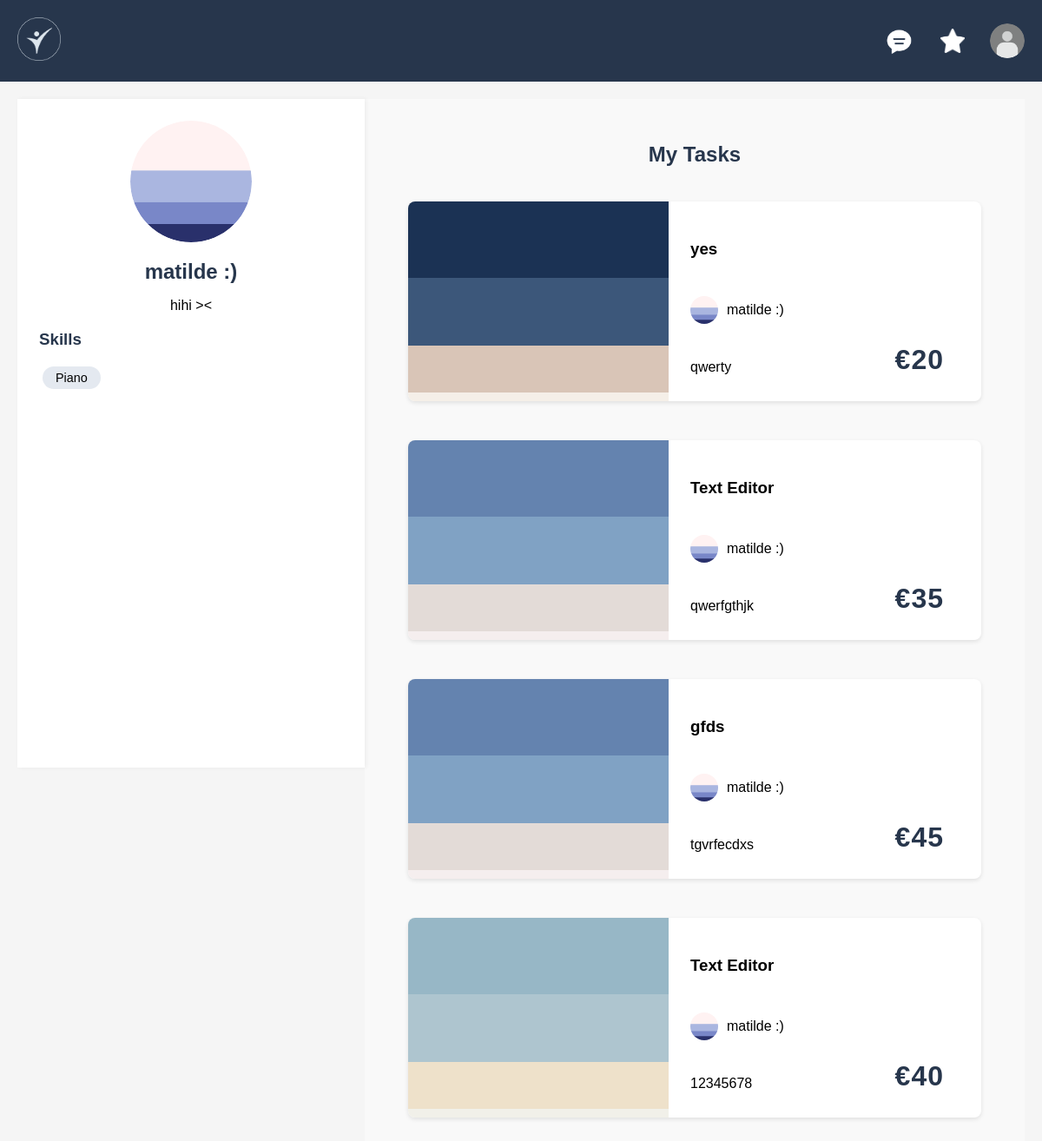
The page /pages/user.php?user=matilde on the database its author committed.
### tables this page shows
CREATE TABLE users (
    username VARCHAR PRIMARY KEY,
    name VARCHAR NOT NULL,
    password VARCHAR NOT NULL,
    email VARCHAR NOT NULL,
    admin_power BOOLEAN,
    task_mode BOOLEAN,
    bio VARCHAR,
    profile_photo VARCHAR(255), 
    skills TEXT,
    money string NOT NULL 
);

CREATE TABLE services (
    id INTEGER PRIMARY KEY AUTOINCREMENT,
    taskname VARCHAR NOT NULL,
    pricing INTEGER NOT NULL,
    delivery_time VARCHAR REFERENCES delivery_time,
    description VARCHAR,
    rating INTEGER,
    Nrating INTEGER,
    category VARCHAR REFERENCES categories,
    user VARCHAR REFERENCES users ON DELETE CASCADE,
    image TEXT
);

### database/user_db.php (called while the page is built, shortened)
<?php
class User {
    public static function get_user($username) {
        $db = Database::getInstance();
        $stmt = $db->prepare('SELECT * FROM users WHERE username = ?');
        $stmt->execute([$username]);
        return $stmt->fetch();
    }
}
?>

### database/service_db.php (called while the page is built, shortened)
<?php
class Service {
    public static function get_services_by_user(string $username): array {
        $db = Database::getInstance();
        $stmt = $db->prepare("SELECT s.*, u.profile_photo as seller_photo, u.name as seller_name,
                               COALESCE(s.taskname, s.description) as task_title,
                               (SELECT COUNT(*) FROM transactions WHERE service_id = s.id) as order_count,
                               s.image as all_images
                            FROM services s
                            JOIN users u ON s.user = u.username
                            WHERE s.user = ?
                            ORDER BY s.id DESC ");
        $stmt->execute([$username]);
        return $stmt->fetchAll();
    }
}
?>

### pages/user.php (the view, shortened to what this page needs)
<?php
require_once(__DIR__ . '/../database/user_db.php');
require_once(__DIR__ . '/../database/service_db.php');
$profileUser = $_GET['user'] ?? $_SESSION['username'] ?? null;
$userData = null;
if ($profileUser) {
    $userData = User::get_user($profileUser);
}
?>
<!DOCTYPE html>
<html lang="en">
    <head>
        <link rel="stylesheet" href="css/style.css">
        <link rel="stylesheet" href="css/user.css">
        <link rel="stylesheet" href="css/gig_card.css">
        </head>
    <body>
    <?php include_once(__DIR__ . '/../components/header.php'); ?>
    <?php
    $profileUser = $_GET['user'] ?? $_SESSION['username'] ?? null;
    ?>
    <main class="main-layout">
        <aside class="user">
            <div class="user-profile" id="userProfile">
                <div class="user-photo-container" id="userPhotoContainer">
                    <img id="userProfilePic"
                        src="<?= !empty($userData['profile_photo']) ? '../docs/' . htmlspecialchars($userData['profile_photo']) : '../docs/user_icon.png' ?>"
                        alt="User Profile Picture" class="user-photo">
                </div>
                <h2 class="user-name" id="userName">
                    <?= htmlspecialchars($userData['name'] ?? $_SESSION['username'] ?? 'Guest') ?>
                </h2>
                <p class="user-bio" id="userBio" onclick="editBio()">
                    <?= htmlspecialchars($userData['bio'] ?? 'Full-stack developer passionate about clean code and user-centered design.') ?>
                </p>
                <div class="user-skills">
                    <h3>Skills</h3>
                    <ul class="skills-list">
                        <?php
                        if (!empty($userData['skills'])) {
                            $skillsArray = explode(',', $userData['skills']);
                            foreach ($skillsArray as $skill) {
                                echo '<li>' . htmlspecialchars(trim($skill)) . '</li>';
                            }
                        } else {
                            echo '<li>JavaScript</li><li>React</li><li>UI/UX</li>';
                        }
                        ?>
                    </ul>
                </div>
            </div>
        </aside>
        <section class="content-area">
            <h1 class="page-title">My Tasks</h1>
            <div class="gigs-container">
                <?php
                try {
                    $services = Service::get_services_by_user($profileUser);
                    require_once(__DIR__ . '/gig_card.php');
                    if (!empty($services)) {
                        foreach($services as $service) {
                            renderGigCard($service, true);
                        }
                    } else {
                        echo '<p class="no-tasks">No tasks found. <a href="new_task.php">Create your first task!</a></p>';
                    }
                } catch (PDOException $e) {
                    error_log("Error fetching services: " . $e->getMessage());
                    echo '<p class="error">Error loading tasks. Please try again later.</p>';
                }
                ?>
            </div>
        </section>
    </main>
</body>
</html>

### pages/gig_card.php (shortened to what this page needs)
<?php
function renderGigCard($service, $showSettings = false) {
    $images = [];
    if (!empty($service['all_images'])) {
        $imageList = explode(',', $service['all_images']);
        foreach ($imageList as $image) {
            $image = trim($image);
            if (!empty($image) && file_exists(__DIR__ . '/../docs/' . $image)) {
                $images[] = $image;
            }
        }
    }
    ?>
    <div class="gig-card" data-gig-id="<?= $service['id'] ?>">
        <div class="gig-image-container">
            <?php foreach ($images as $index => $image): ?>
                <img src="../docs/<?= htmlspecialchars($image) ?>"
                        alt="<?= htmlspecialchars($service['task_title']) ?>"
                        class="gig-image <?= $index === 0 ? 'active' : '' ?>"
                        data-index="<?= $index ?>">
            <?php endforeach; ?>
        </div>
        <div class="gig-details">
            <h3><?= htmlspecialchars($service['task_title']) ?></h3>
            <div class="gig-seller">
                <a href="user.php?user=<?= urlencode($service['user']) ?>" style="display: flex; align-items: center; text-decoration: none; color: inherit;">
                    <img src="<?= !empty($service['seller_photo']) ? '../docs/' . htmlspecialchars($service['seller_photo']) : '../docs/user_icon.png' ?>"
                         alt="<?= htmlspecialchars($service['seller_name']) ?>"
                         class="seller-avatar">
                    <span><?= htmlspecialchars($service['seller_name']) ?></span>
                </a>
            </div>
            <p class="gig-description"><?= htmlspecialchars($service['description']) ?></p>
            <span class="gig-price">€<?= htmlspecialchars($service['pricing']) ?></span>
        </div>
    </div>
    <?php
}
?>

### pages/css/style.css (style rules this page uses)
body { font-family: Arial, sans-serif; background-color: #f5f5f5; margin: 0; padding: 0; }
main { padding: 20px; }
.page-title { color: #27364c; margin-bottom: 20px; text-align: center; }

### pages/css/user.css (style rules this page uses)
.main-layout { display: flex; min-height: calc(100vh - 80px); }
.user { width: 350px; background: white; padding: 25px; position: sticky; top: 80px; height: calc(100vh - 80px); overflow-y: auto; box-shadow: 2px 0 5px rgba(0,0,0,0.05); }
.user-profile { text-align: center; }
.user-photo-container { position: relative; width: 140px; height: 140px; margin: 0 auto; margin-bottom: 20px; border-radius: 50%; overflow: hidden; display: flex; align-items: center; justify-content: center; }
.user-photo { width: 100%; height: 100%; object-fit: cover; border-radius: 50%; display: block; }
.user-name { font-size: 1.5em; margin: 0; color: #27364c; }
.user-skills { text-align: left; }
.user-skills h3 { margin-bottom: 10px; color: #27364c; }
.skills-list { list-style-type: none; padding-left: 0; margin-bottom: 10px; }
.skills-list li { background-color: #e4e9f0; display: inline-block; padding: 5px 15px; border-radius: 15px; margin: 4px; font-size: 0.9em; transition: all 0.2s ease; }
.content-area { flex: 1; padding: 30px; background-color: #f9f9f9; }

### pages/css/gig_card.css (style rules this page uses)
.gigs-container { display: flex; flex-direction: column; gap: 25px; padding: 20px; }
.gig-card { display: flex; flex-direction: row; background-color: white; border-radius: 8px; overflow: hidden; height: 230px; box-shadow: 0 2px 5px rgba(0,0,0,0.1); transition: transform 0.2s ease; position: relative; cursor: pointer; margin-bottom: 20px; }
.gig-image-container { width: 300px; height: 230px; overflow: hidden; flex-shrink: 0; position: relative; }
.gig-image { width: 100%; height: 100%; object-fit: cover; position: absolute; top: 0; left: 0; opacity: 0; transition: opacity 0.3s ease; pointer-events: none; }
.gig-image.active { opacity: 1; pointer-events: auto; }
.gig-details { position: relative; padding: 25px; flex: 1; display: flex; flex-direction: column; justify-content: space-between; gap: 15px; }
.gig-price { position: absolute; right: 25px; bottom: 25px; font-size: 2em; font-weight: bold; color: #27364c; letter-spacing: 1px; background: rgba(255,255,255,0.85); padding: 4px 18px; border-radius: 12px; z-index: 2; }
.gig-seller { display: flex; align-items: center; margin: 10px 0; }
.seller-avatar { width: 32px; height: 32px; border-radius: 50%; margin-right: 10px; object-fit: cover; }
.gig-actions, .carousel-btn, .dot, .gig-seller a { pointer-events: auto; }

### rows shown on the page
users: profile_photo (picture), name "matilde :)", bio "hihi ><", skills "Piano"
services: task_title "yes", seller_name "matilde :)", description "qwerty", pricing "20"
services: task_title "Text Editor", seller_name "matilde :)", description "qwerfgthjk", pricing "35"
services: task_title "gfds", seller_name "matilde :)", description "tgvrfecdxs", pricing "45"
services: task_title "Text Editor", seller_name "matilde :)", description "12345678", pricing "40"
